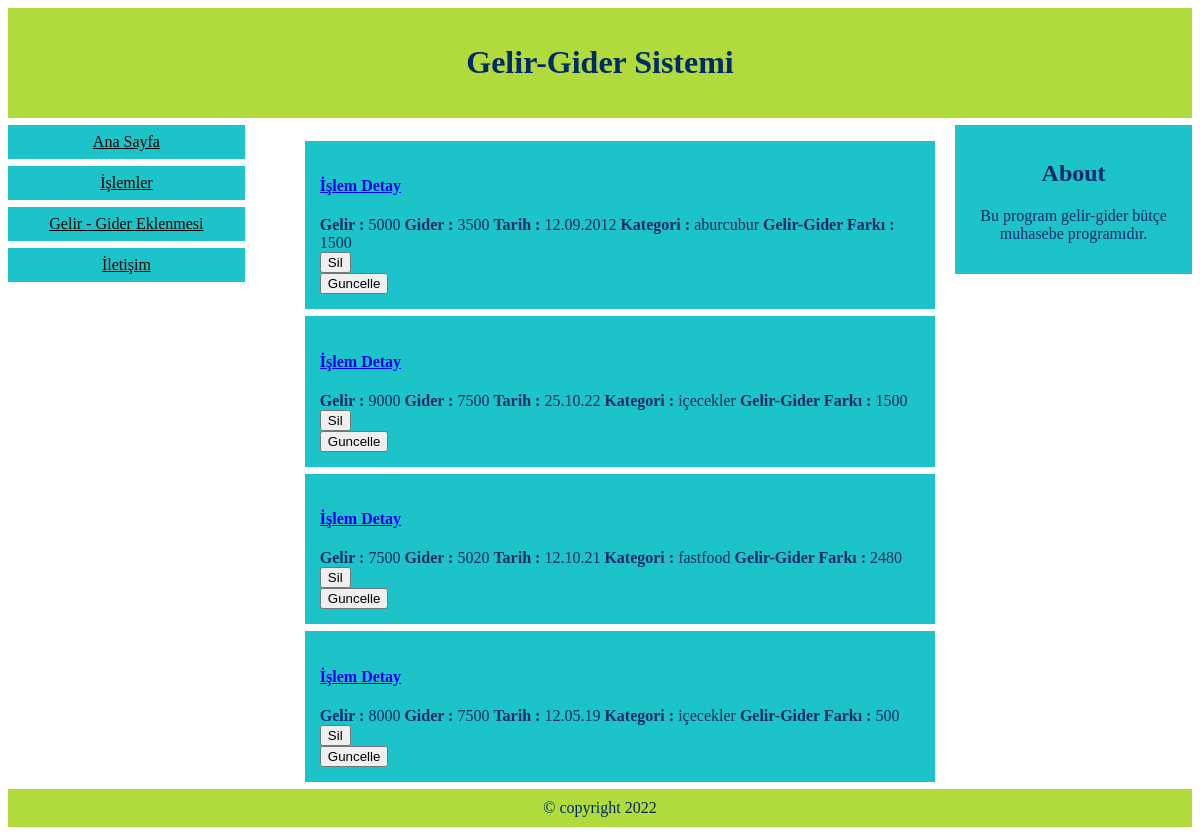
/veriler, run on the app's committed database.
### tables this page shows
CREATE TABLE "tblIslem" (
	"id"	INTEGER NOT NULL,
	"gelir"	TEXT,
	"gider"	TEXT,
	"year"	TEXT,
	"kategori"	TEXT,
	"toplam"	INTEGER,
	PRIMARY KEY("id" AUTOINCREMENT)
);

### main.py (the view)
@app.route("/veriler")
def veriler():
    veriAl()
    return render_template("veriler.html", veri=data)

### main.py (called while the page is built)
def veriAl():
    global data
    with sqlite3.connect("butce.db") as con:
        cur = con.cursor()
        cur.execute("select * from tblIslem order by id desc ")
        data = cur.fetchall()
        for i in data:
            print(i)

### templates/veriler.html
{% extends "base.html" %}
{% block content %}
<ul>
    {% for d in veri %}
    <div class="islem">
        <a href="/islem/{{d[0]}}">
        <h4> İşlem Detay</h4></a>
        <div>
            <b>Gelir : </b>{{ d[1] }}
            <b>Gider : </b>{{ d[2] }}
            <b>Tarih :</b> {{ d[3] }}
            <b>Kategori :</b> {{ d[4] }}
            <b>Gelir-Gider Farkı :</b> {{ d[5] }}
        </div>
        <form action="/islemdelete/{{ d[0] }}">
            <input type="submit"
            value="Sil">
        </form>
        <form action="/islemedit/{{ d[0] }}">
            <input type="submit"
            value="Guncelle">
        </form>
    </div>
    {% endfor %}
</ul>
{% endblock %}

### templates/base.html
{% include "part/_header.html" %}
<div style="overflow:auto">
    {% include "part/_menu.html" %}
    <div class="main">
        {% block content %}
        {% endblock %}
    </div>
    <div class="right">
        <h2>About</h2>
        <p>Bu program gelir-gider bütçe muhasebe programıdır.</p>
    </div>
</div>
{% include "part/_footer.html" %}

### templates/part/_header.html (shortened to what this page needs)
<!DOCTYPE html>
<html>
<head>
</head>
<body style="font-family:Verdana;color:#012a68;">
    <div style="background-color:#b1db3d;padding:15px;text-align:center;">
        <h1>Gelir-Gider Sistemi</h1>
    </div>

### templates/part/_menu.html (shortened to what this page needs)
<div class="menu">
    <a href="/">Ana Sayfa</a>
    <a href="veriler">İşlemler</a>
    <a href="islemler">Gelir - Gider Eklenmesi</a>
    <a href="contact">İletişim</a>
</div>

### templates/part/_footer.html
<div style="background-color:#b1db3d;text-align:center;padding:10px;margin-top:7px;">© copyright 2022
</div>
</body>
</html>

### templates/part/_header.html (style rules this page uses)
* { box-sizing: border-box; }
.menu { float: left; width: 20%; text-align: center; }
.menu a { background-color: #1cc3c9; padding: 8px; margin-top: 7px; display: block; width: 100%; color: black; }
.main { float: left; width: 60%; padding: 0 20px; }
.right { background-color: #1cc3c9; float: left; width: 20%; padding: 15px; margin-top: 7px; text-align: center; }
.islem { background-color: #1cc3c9; float: left; width: 100%; padding: 15px; margin-top: 7px; text-align: left; }

### data on the page
tblIslem: gelir "5000", gider "3500", year "12.09.2012", kategori "aburcubur", toplam "1500"
tblIslem: gelir "9000", gider "7500", year "25.10.22", kategori "içecekler", toplam "1500"
tblIslem: gelir "7500", gider "5020", year "12.10.21", kategori "fastfood", toplam "2480"
tblIslem: gelir "8000", gider "7500", year "12.05.19", kategori "içecekler", toplam "500"
